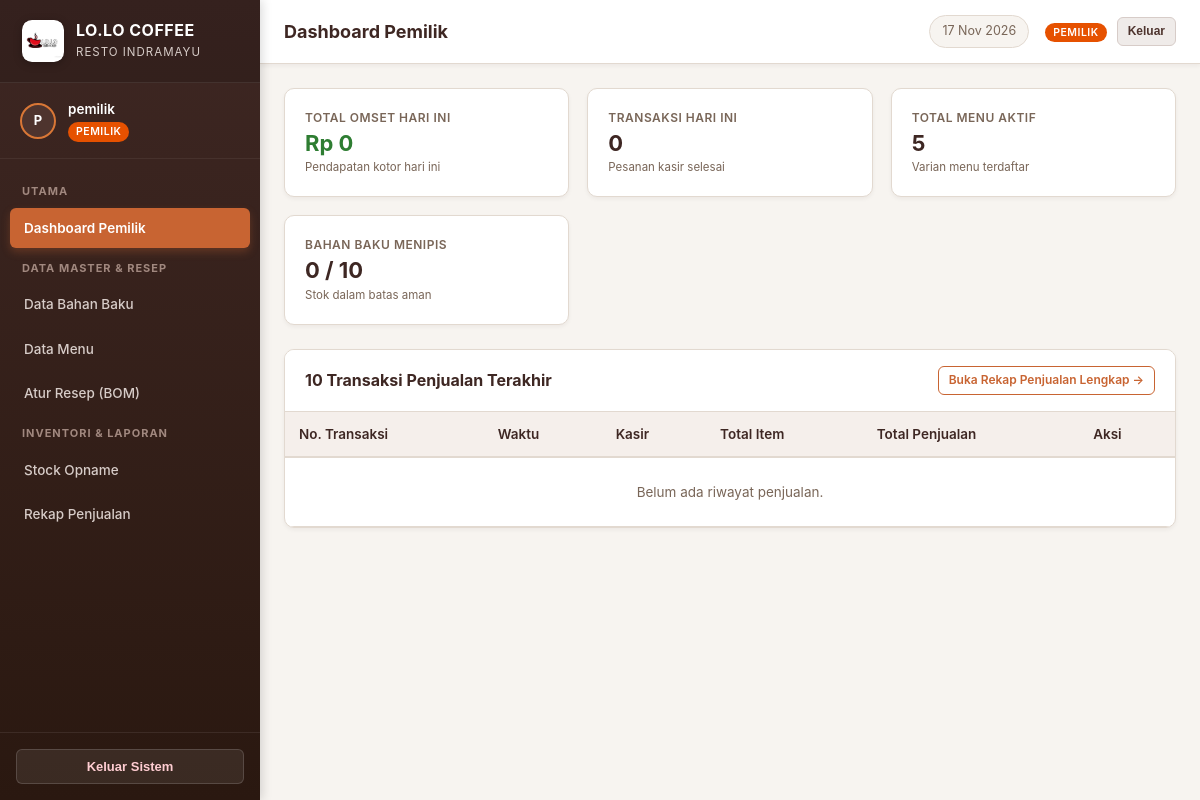
Before: /pages/pemilik/dashboard.php (signed in) with the older database file.
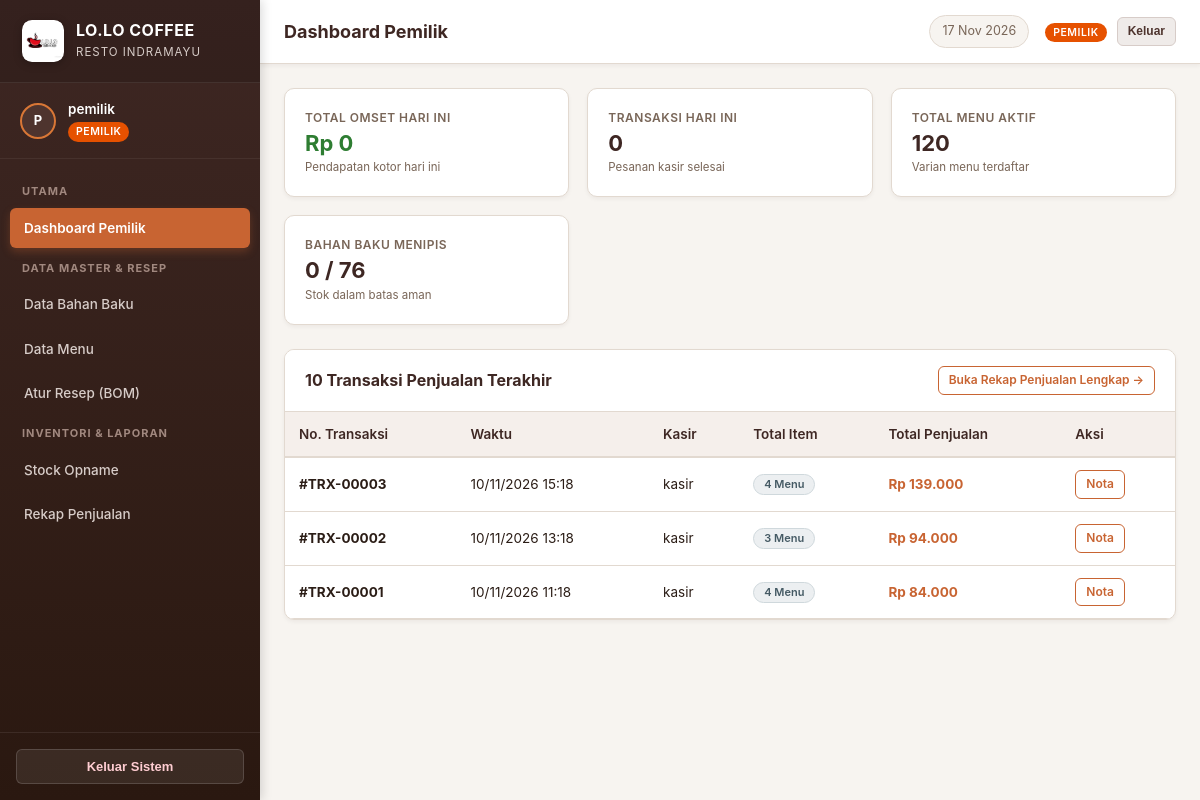
After: the same page with the newer database file.
### tables this page shows
CREATE TABLE `penjualan` (
    `id_penjualan` INT AUTO_INCREMENT PRIMARY KEY,
    `tanggal` DATETIME NOT NULL DEFAULT CURRENT_TIMESTAMP,
    `total_harga` DECIMAL(12,2) NOT NULL DEFAULT 0.00,
    `id_user` INT NOT NULL,
    CONSTRAINT `fk_penjualan_user` FOREIGN KEY (`id_user`) REFERENCES `pengguna` (`id_user`) ON DELETE RESTRICT
);

CREATE TABLE `pengguna` (
    `id_user` INT AUTO_INCREMENT PRIMARY KEY,
    `username` VARCHAR(50) NOT NULL UNIQUE,
    `password` VARCHAR(255) NOT NULL,
    `role` ENUM('chef', 'kasir', 'pemilik') NOT NULL,
    `created_at` TIMESTAMP DEFAULT CURRENT_TIMESTAMP
);

### config/database.php (called while the page is built, shortened)
<?php
class Database {
    private static $host = '127.0.0.1';
    private static $db_name = 'proyek 1';
    private static $username = 'root';
    private static $password = '';
    private static $conn = null;
    public static function getConnection() {
        if (self::$conn === null) {
            try {
                $options = [
                    PDO::ATTR_ERRMODE => PDO::ERRMODE_EXCEPTION,
                    PDO::ATTR_DEFAULT_FETCH_MODE => PDO::FETCH_ASSOC,
                    PDO::ATTR_EMULATE_PREPARES => true,
                    PDO::MYSQL_ATTR_MULTI_STATEMENTS => true,
                ];
                $dsn = "mysql:host=" . self::$host . ";dbname=" . self::$db_name . ";charset=utf8mb4";
                try {
                    self::$conn = new PDO($dsn, self::$username, self::$password, $options);
                } catch (PDOException $e) {
                    if ($e->getCode() == 1049 || strpos($e->getMessage(), 'Unknown database') !== false) {
                        $serverPdo = new PDO("mysql:host=" . self::$host . ";charset=utf8mb4", self::$username, self::$password, $options);
                        $serverPdo->exec("CREATE DATABASE IF NOT EXISTS `" . self::$db_name . "` DEFAULT CHARACTER SET utf8mb4 COLLATE utf8mb4_unicode_ci;");
                        self::$conn = new PDO($dsn, self::$username, self::$password, $options);
                    } else {
                        throw $e;
                    }
                }
                $needImport = false;
                $checkTable = self::$conn->query("SHOW TABLES LIKE 'menu'");
                if ($checkTable->rowCount() === 0) {
                    $needImport = true;
                } else {
                    $countMenu = (int)self::$conn->query("SELECT COUNT(*) FROM `menu`")->fetchColumn();
                    if ($countMenu < 50) {
                        $needImport = true;
                    }
                }
                if ($needImport) {
                    $sqlFile = __DIR__ . '/../database.sql';
                    if (file_exists($sqlFile)) {
                        $sqlContent = file_get_contents($sqlFile);
                        $sqlContent = preg_replace('/USE `?[^`]+`?;/i', '', $sqlContent);
                        $sqlContent = preg_replace('/CREATE DATABASE IF NOT EXISTS [^;]+;/i', '', $sqlContent);
                        try {
                            self::$conn->exec($sqlContent);
                        } catch (PDOException $ex) {
                            $statements = array_filter(array_map('trim', explode(";\n", $sqlContent)));
                            foreach ($statements as $stmt) {
                                if (!empty($stmt)) {
                                    self::$conn->exec($stmt);
                                }
                            }
                        }
                    }
                }
            } catch (PDOException $e) {
                die('<div style="font-family:Segoe UI,sans-serif;max-width:600px;margin:50px auto;padding:24px;background:#fff3cd;border:1px solid #ffeeba;border-radius:8px;color:#856404;">' .
                    '<h3 style="margin-top:0;">Gagal Terhubung ke Database MySQL</h3>' .
                    '<p>Pastikan MySQL di Laragon / XAMPP sudah aktif.</p>' .
                    '<p><small>Detail Error: ' . htmlspecialchars($e->getMessage()) . '</small></p>' .
                    '</div>');
            }
        }
        return self::$conn;
    }
}
if (!function_exists('format_rupiah')) {
    function format_rupiah($angka) {
        return 'Rp ' . number_format((float)$angka, 0, ',', '.');
    }
}

### classes/Menu.php (called while the page is built, shortened)
<?php
require_once __DIR__ . '/../config/database.php';
class Menu {
    private $db;
    public function __construct() {
        $this->db = Database::getConnection();
    }
    public function countTotal() {
        $stmt = $this->db->query("SELECT COUNT(*) AS total FROM menu");
        $row = $stmt->fetch();
        return (int)($row['total'] ?? 0);
    }
}

### classes/BahanBaku.php (called while the page is built, shortened)
<?php
require_once __DIR__ . '/../config/database.php';
class BahanBaku {
    private $db;
    public function __construct() {
        $this->db = Database::getConnection();
    }
    public function getMenipis() {
        $stmt = $this->db->query("
            SELECT * FROM bahan_baku
            WHERE stok_bahan <= batas_minimal
            ORDER BY (stok_bahan / NULLIF(batas_minimal, 0)) ASC, nama_bahan ASC
        ");
        return $stmt->fetchAll();
    }
    public function countTotal() {
        $stmt = $this->db->query("SELECT COUNT(*) AS total FROM bahan_baku");
        $row = $stmt->fetch();
        return (int)($row['total'] ?? 0);
    }
}

### classes/Penjualan.php (called while the page is built, shortened)
<?php
require_once __DIR__ . '/../config/database.php';
require_once __DIR__ . '/Menu.php';
class Penjualan {
    private $db;
    public function __construct() {
        $this->db = Database::getConnection();
    }
    public function getRiwayat($limit = 50, $id_user = null) {
        $sql = "
            SELECT p.*, u.username as nama_kasir,
                   (SELECT COUNT(*) FROM detail_penjualan dp WHERE dp.id_penjualan = p.id_penjualan) as total_item
            FROM penjualan p
            JOIN pengguna u ON p.id_user = u.id_user
        ";
        $params = [];
        $sql .= " ORDER BY p.tanggal DESC LIMIT " . (int)$limit;
        $stmt = $this->db->prepare($sql);
        $stmt->execute($params);
        return $stmt->fetchAll();
    }
}

### pages/pemilik/dashboard.php (the view, shortened to what the changed rows need)
<?php
require_once __DIR__ . '/../../classes/Penjualan.php';
require_once __DIR__ . '/../../classes/BahanBaku.php';
require_once __DIR__ . '/../../classes/Menu.php';
$penjualanModel = new Penjualan();
$bahanModel = new BahanBaku();
$menuModel = new Menu();
$totalMenu = $menuModel->countTotal();
$totalBahan = $bahanModel->countTotal();
$bahanMenipis = $bahanModel->getMenipis();
$countMenipis = count($bahanMenipis);
$penjualanTerbaru = $penjualanModel->getRiwayat(10);
require_once __DIR__ . '/../../includes/header.php';
?>
<div class="stats-grid">
    <div class="stat-card">
        <div class="stat-content">
            <div class="stat-label">Total Menu Aktif</div>
            <div class="stat-value"><?= number_format($totalMenu, 0) ?></div>
            <div class="stat-subtext">Varian menu terdaftar</div>
        </div>
    </div>
    <div class="stat-card">
        <div class="stat-content">
            <div class="stat-label">Bahan Baku Menipis</div>
            <div class="stat-value" style="<?= $countMenipis > 0 ? 'color: var(--color-danger);' : '' ?>">
                <?= number_format($countMenipis, 0) ?> / <?= $totalBahan ?>
            </div>
            <div class="stat-subtext"><?= $countMenipis > 0 ? 'Perlu tindakan pengadaan' : 'Stok dalam batas aman' ?></div>
        </div>
    </div>
</div>
<div class="card">
    <div class="table-responsive">
        <table class="table">
            <thead>
                <tr>
                    <th>No. Transaksi</th>
                    <th>Waktu</th>
                    <th>Kasir</th>
                    <th>Total Item</th>
                    <th>Total Penjualan</th>
                    <th>Aksi</th>
                </tr>
            </thead>
            <tbody>
                <?php if (empty($penjualanTerbaru)): ?>
                    <tr>
                        <td colspan="6" style="text-align:center; padding: 24px; color: var(--text-muted);">
                            Belum ada riwayat penjualan.
                        </td>
                    </tr>
                <?php else: ?>
                    <?php foreach ($penjualanTerbaru as $p): ?>
                        <tr>
                            <td><strong>#TRX-<?= str_pad($p['id_penjualan'], 5, '0', STR_PAD_LEFT) ?></strong></td>
                            <td><?= date('d/m/Y H:i', strtotime($p['tanggal'])) ?></td>
                            <td><?= htmlspecialchars($p['nama_kasir']) ?></td>
                            <td><span class="badge badge-secondary"><?= $p['total_item'] ?> Menu</span></td>
                            <td style="font-weight: 700; color: var(--cafe-accent);">
                                <?= format_rupiah($p['total_harga']) ?>
                            </td>
                            <td>
                                <a href="<?= BASE_URL ?>/pages/kasir/nota.php?id=<?= $p['id_penjualan'] ?>" class="btn btn-sm btn-outline">
                                    Nota
                                </a>
                            </td>
                        </tr>
                    <?php endforeach; ?>
                <?php endif; ?>
            </tbody>
        </table>
    </div>
</div>
<?php require_once __DIR__ . '/../../includes/footer.php'; ?>

Changed rows visible on the page:
added penjualan: id_penjualan "00003", tanggal "10/11/2026 15:18", id_user.username "kasir", total_item "4", total_harga "Rp 139.000"
added penjualan: id_penjualan "00002", tanggal "10/11/2026 13:18", id_user.username "kasir", total_item "3", total_harga "Rp 94.000"
added penjualan: id_penjualan "00001", tanggal "10/11/2026 11:18", id_user.username "kasir", total_item "4", total_harga "Rp 84.000"
Other visible differences:
$totalMenu: "5" → "120"
$totalBahan: "10" → "76"
text no longer shown: "Belum ada riwayat penjualan."
